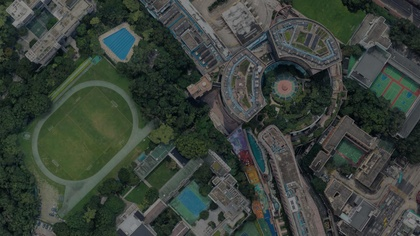
%> input picture Assignment 1/4/city.jpg, 420 x 236 px, shrunk from 1920 x 1080 before the run
$ octave as4.m   (GNU Octave 9; MATLAB toolbox functions it lacks are replaced by stand-ins)
%> lines starting %> are read from the running program, lines starting %| are printed output that depends on the picture
% clear all variables from environment
clear all;

baseImage = rgb2gray(imread('city.jpg'));%read base image
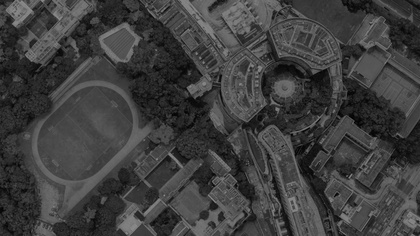
%> baseImage: size 236x420 uint8; min 0, max 145, mean 62.5
baseHeight = size(baseImage , 1);%calculate base image height
%> baseHeight = 236
baseWidth = size(baseImage , 2);%calculate base image width
%> baseWidth = 420

shearParam = input('Please Enter shear parameter: ');%read shear parameter from input
%> the answer given: 3

shearMatrix = [1, shearParam, 0; 0, 1, 0; 0, 0, 1];
tform = maketform('affine',shearMatrix);%transfrom base image

inputImage = uint8(imtransform(baseImage,tform));%save result image in grayscale
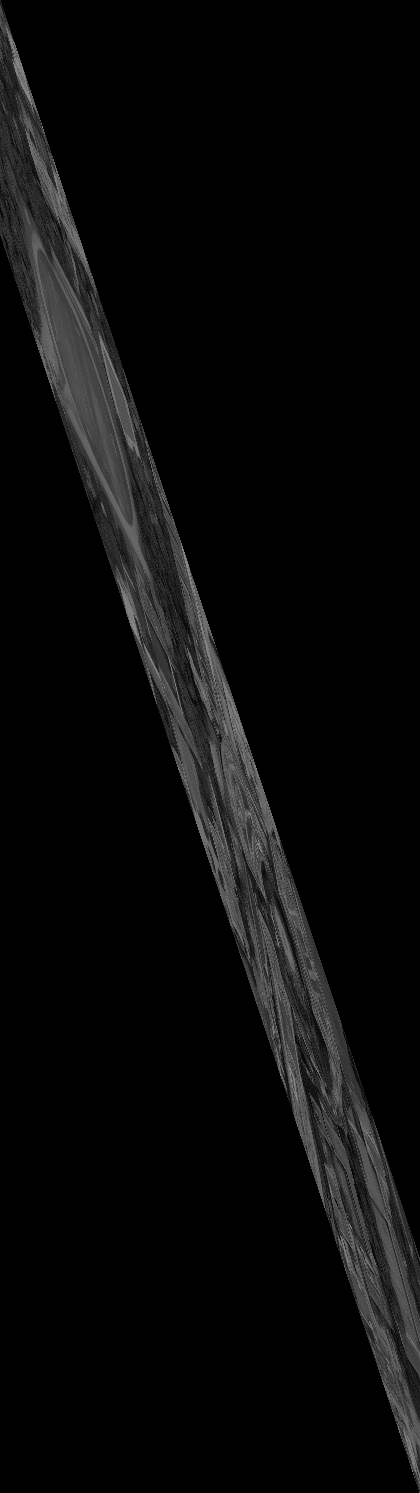
%> inputImage: size 1493x420 uint8; min 0, max 145, mean 9.9
inputHeight = size(inputImage , 1);%calculate input image height
%> inputHeight = 1493
inputWidth = size(inputImage , 2);%calculate input image width
%> inputWidth = 420

prompt = input('set control points ? ');
%> the answer given: 3

if prompt == 1
    [selectedMovingPoints,selectedFixedPoints] = cpselect(inputImage, baseImage , 'Wait' , true);%control points selection
    fixedPoints = selectedFixedPoints;
    movingPoints = selectedMovingPoints;
    save('points' , 'fixedPoints' , 'movingPoints');%save points in points.mat file for further use
end

load('points.mat');%load contol points

fixedPoints = double(int32(fixedPoints))';% convert fixed points to int (to integer points) then double (for using in arithmetic operations)
movingPoints = double(int32(movingPoints))';% convert moving points to int (to integer points) then double (for using in arithmetic operations)


%vectorize 2 eqations
F = @(c) [fixedPoints - ([c(1); c(5)] * movingPoints(1, :) ...
    + [c(2); c(6)] * movingPoints(2 , :) ...
    + [c(3);c(7)] * (movingPoints(1, :) .* movingPoints(2 ,:)) ...
    + [c(4) , c(4), c(4) ,c(4);c(8) , c(8), c(8) ,c(8)])];

InitialGuess = zeros(8,1);
c = fsolve(F , InitialGuess); % solve 8 equations


% [17 lines of commented-out code are left out]

c = double(c);% convert c values to double

% [6 lines of commented-out code are left out]


registeredImage = uint8(zeros(size(baseImage))); %create registered image with size equal to base image


%{
−−−−−−−−−−−−−−−−−−−−−−−−−−−−−−−−−−−− → v
|
|
|
|
|
|
|
|
|
↓
w

%}


for v = 1:inputWidth
    for w = 1:inputHeight
        x = round(c(1) * v + c(2) * w + c(3) * v * w + c(4)) ;% calculate x
        y = round(c(5) * v + c(6) * w + c(7) * v * w + c(8)) ;% calculate y
        if x >= 1 && x <= baseWidth && y >=1 && y <= baseHeight % check boundaries
            registeredImage(y, x) = inputImage(w , v); % the coordinates of the matrix are the opposite of the coordinates of the image
        end
    end
end
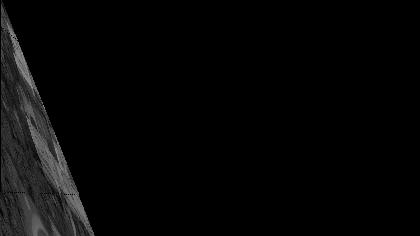
%> registeredImage: size 236x420 uint8; min 0, max 145, mean 6.4

% plot base image with fixedPoints on it
figure;
subplot(221);
imshow(baseImage);
axis on
hold on;
for i= 1:4
    plot(fixedPoints(1,i),fixedPoints(2,i), 'r.', 'MarkerSize', 10, 'LineWidth', 1);
end

% plot input image with movingPoints on it
subplot(222);
imshow(inputImage);
axis on
hold on;
for i= 1:4
    plot(movingPoints(1,i),movingPoints(2,i), 'r.', 'MarkerSize', 10, 'LineWidth', 1);
end

% plot registered image with transformed movingPoints on it
subplot(223);
imshow(registeredImage);
axis on
hold on;
for i= 1:4
    v = movingPoints(1,i);
    w = movingPoints(2,i);
    x = round(c(1) * v + c(2) * w + c(3) * v * w + c(4)) ;
    y = round(c(5) * v + c(6) * w + c(7) * v * w + c(8)) ;

    plot(x,y, 'r.', 'MarkerSize', 10, 'LineWidth', 1);
end

% plot difference of base and registered image
subplot(224);
imshow(imabsdiff(registeredImage , baseImage));
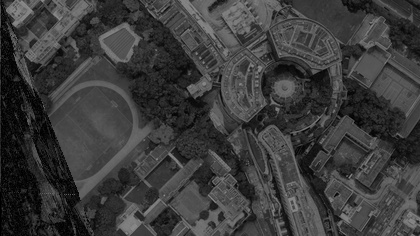
%> displayed picture: size 236x420, on the screen's scale of 0 to 255; min 0, max 145, mean 59.1
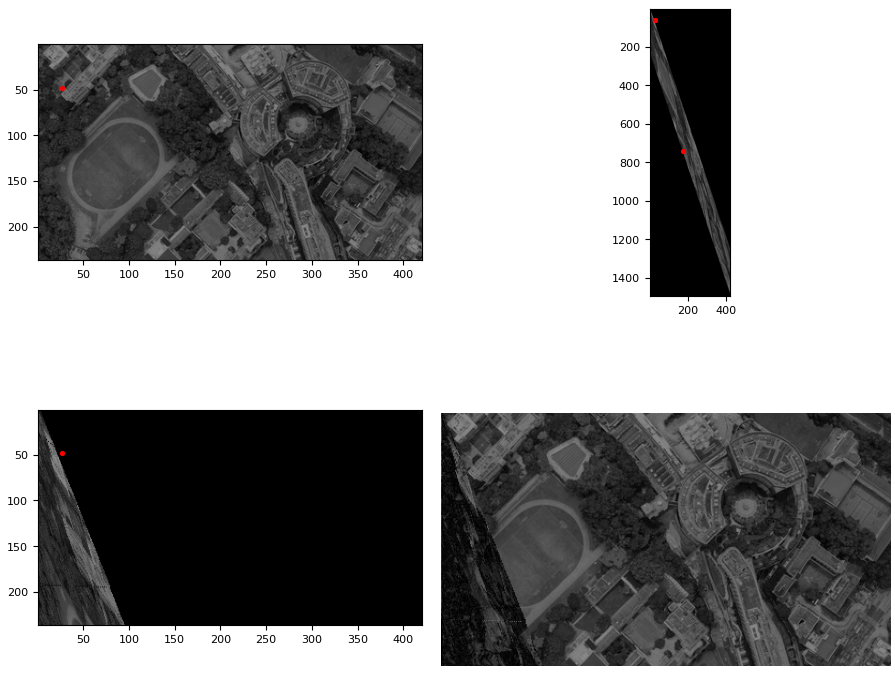
%> figure redrawn from the program's plot data, 4 panels
